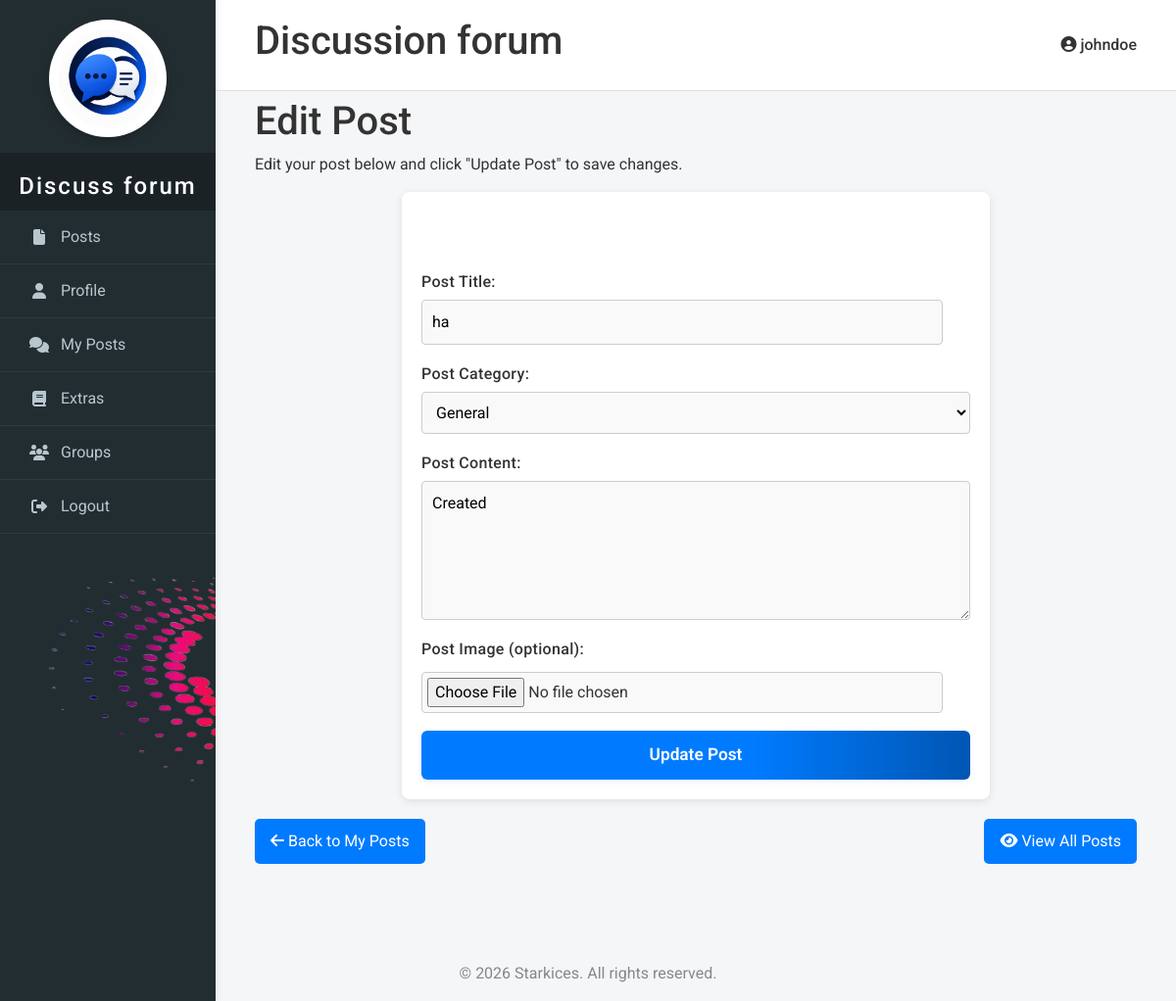
The app's page /admin/edit_post.php?id=6 (signed in) with its own data.
### tables this page shows
CREATE TABLE `posts` (
  `id` int(11) NOT NULL,
  `user_id` int(11) NOT NULL,
  `title` varchar(255) NOT NULL,
  `content` text NOT NULL,
  `category` varchar(100) NOT NULL,
  `image` varchar(255) DEFAULT NULL,
  `created_at` datetime DEFAULT current_timestamp(),
  `updated_at` datetime DEFAULT NULL
);

### admin/edit_post.php (the view, shortened to what this page needs)
<?php
require_once('db_connect.php');
$postId = isset($_GET['id']) ? intval($_GET['id']) : 0;
if ($postId > 0) {
    $stmt = $conn->prepare("SELECT * FROM posts WHERE id = ?");
    $stmt->bind_param("i", $postId);
    $stmt->execute();
    $result = $stmt->get_result();
    $post = $result->fetch_assoc();
} else {
    $msg = "No post selected.";
}
?>
<!DOCTYPE html>
<html lang="en">
<head>
    <link rel="stylesheet" href="adminacc.css">
    <link rel="stylesheet" href="posts.css">
    <link rel="stylesheet" href="https://cdnjs.cloudflare.com/ajax/libs/font-awesome/6.4.2/css/all.min.css">
    <link href="https://cdn.jsdelivr.net/npm/bootstrap@5.3.2/dist/css/bootstrap.min.css" rel="stylesheet">
</head>
<body>
    <?php
    if (isset($_SESSION['admin_logged_in']) && $_SESSION['admin_logged_in'] === true) {
        include 'admininterface.php';
    } else {
        include 'interface.php';
    }
    ?>
    <div class="main-content" style="margin-top:70px;">
        <h1>Edit Post</h1>
        <p>Edit your post below and click "Update Post" to save changes.</p>
        <form method="post" enctype="multipart/form-data">
            <br>
            <div class="form-group">
                <label for="title">Post Title:</label>
                <input type="text" id="title" name="title" value="<?php echo htmlspecialchars($post['title'] ?? ''); ?>" required>
            </div>
            <div class="form-group">
                <label for="category">Post Category:</label>
                <select name="category" id="category" required>
                    <option value="General Discussion" <?php if (($post['category'] ?? '') == 'General Discussion') echo 'selected'; ?>>General</option>
                </select>
            </div>
            <div class="form-group">
                <label for="content">Post Content:</label>
                <textarea id="content" name="content" rows="5" required><?php echo htmlspecialchars($post['content'] ?? ''); ?></textarea>
            </div>
            <div class="form-group">
                <label for="image">Post Image (optional):</label>
                <input type="file" id="image" name="image" accept="image/*">
            </div>
            <button type="submit" name="update" class="btn-submit">Update Post</button>
        </form>
        <div class="actions">
            <a href="my_posts.php" class="btn"><i class="fas fa-arrow-left"></i> Back to My Posts</a>
            <a href="posts.php" class="btn"><i class="fas fa-eye"></i> View All Posts</a>
        </div>
    </div>
    <p class="footer" style="margin-top: 40px; text-align: center; color: #888;">&copy; <?php echo date('Y'); ?> Starkices. All rights reserved.</p>
</body>
</html>

### admin/adminacc.css (style rules this page uses)
body { margin: 0; font-family: 'Roboto', Arial, sans-serif; background: #f4f6f8; color: #333; }
.main-content { margin-left: 220px; padding: 30px 40px; min-height: 100vh; }
.actions { justify-content: space-between; margin: 20px 0; display: flex; flex-wrap: wrap; }
.actions a { text-decoration: none; color: #fff; background-color: #007bff; padding: 10px 15px; border-radius: 5px; transition: background-color 0.3s ease; margin-bottom: 10px; }

### admin/edit_post.php (style rules this page uses)
.actions { justify-content: space-between; margin: 20px 0; display: flex; flex-wrap: wrap; }
.actions a { text-decoration: none; color: #fff; background-color: #007bff; padding: 10px 15px; border-radius: 5px; transition: background-color 0.3s ease; margin-bottom: 10px; }
form { display: flex; flex-direction: column; gap: 18px; max-width: 600px; margin: 0 auto; padding: 20px; background: #fff; border-radius: 8px; box-shadow: 0 2px 8px rgba(0,0,0,0.1); font-family: 'Roboto', sans-serif; color: #333; }
.form-group { margin-bottom: 0; display: flex; flex-direction: column; }
.form-group label { font-weight: 500; margin-bottom: 6px; color: #333; letter-spacing: 0.02em; }
.form-group input { width: 95%; padding: 10px 12px; border: 1.5px solid #bfc9d9; border-radius: 6px; font-size: 1rem; background: #f6f8fa; transition: border 0.2s; }
.btn-submit { background: linear-gradient(90deg, #007bff 60%, #0056b3 100%); color: #fff; padding: 12px 0; border: none; border-radius: 6px; font-size: 1.08rem; font-weight: 600; cursor: pointer; box-shadow: 0 2px 8px rgba(0,123,255,0.08); transition: background 0.2s, box-shadow 0.2s; }
.form-group input[type="text"], .form-group select, .form-group textarea { padding: 10px; border: 1px solid #ccc; border-radius: 4px; font-size: 1rem; background: #f9f9f9; transition: border-color 0.2s; }
.form-group input[type="file"] { margin-top: 5px; padding: 5px; background: #f9f9f9; border: 1px solid #ccc; border-radius: 4px; font-size: 1rem; color: #333; transition: border-color 0.2s; }

### records on screen
posts: title "ha", category "General", content "Created"

### other values on screen
$username "johndoe"
